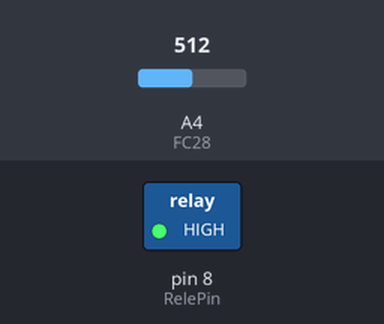
A sketch run on a simulated Arduino Uno, built with avr-gcc and run on an emulated ATmega328P. Parts: switched loads named in the sketch (green lamp = pin HIGH). The inputs (shaded band) are chosen by the test bench; at power-on: A4 (FC28) = 512. What the sketch prints to the serial monitor is not drawn.

Above: at 2.8 s.
2.9 s: A4 (FC28) set to 209
5.6 s: A4 (FC28) set to 186
At 7.0 s:
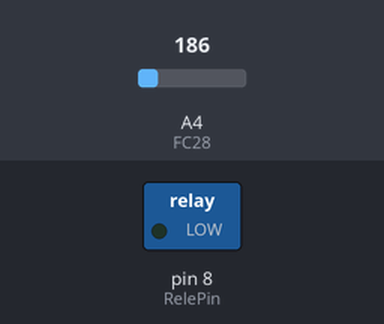
8.3 s: A4 (FC28) set to 210
At 11.2 s:
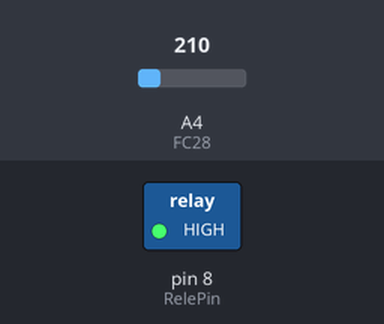
11.5 s: A4 (FC28) set to 190
At 12.8 s:
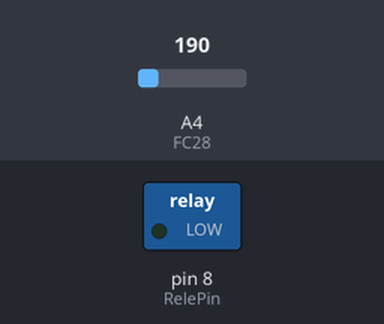
Timing chart, 0 to 14.5 s (numbered marks = the images above; inputs shaded):
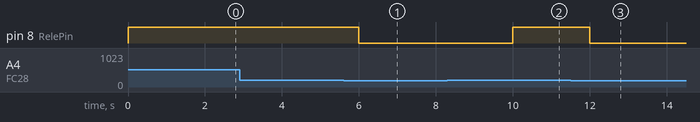

The sketch:

FC28.ino
```cpp
//FC28 - Umidade do Solo

#define FC28 A4
#define LimiarH 200
#define RelePin 8

int incomingByte;

void setup() {
  Serial.begin(9600);
  pinMode(RelePin, OUTPUT);
  digitalWrite(RelePin, LOW);
}

void loop() {
  int hum = analogRead(FC28);
  Serial.print("Umidde = ");
  Serial.print(hum);
  Serial.print(" ");

  if (hum > LimiarH)
  //solo está seco quando sensor mede acima de 1000
   {
    Serial.print("solo seco - ");
    digitalWrite(RelePin, HIGH);
    }
  else
  //totalmente úmido (direto na agua) mede 500
  //solo está encharcado quando sensor mede 380
   {
    Serial.print("solo umido - ");
    digitalWrite(RelePin,LOW);
    }

  delay(2000);
}
```

Measured:
- the behaviour switches between 201 and 200 on A4 (FC28) (found by bisection; images 0 and 1)
- after the input at 2.9 s, every drawn part: stays the same
- after the input at 5.6 s, pin 8 (RelePin): HIGH → LOW after 0.40 s
- after the input at 8.3 s, pin 8 (RelePin): LOW → HIGH after 1.7 s
- after the input at 11.5 s, pin 8 (RelePin): HIGH → LOW after 0.50 s
